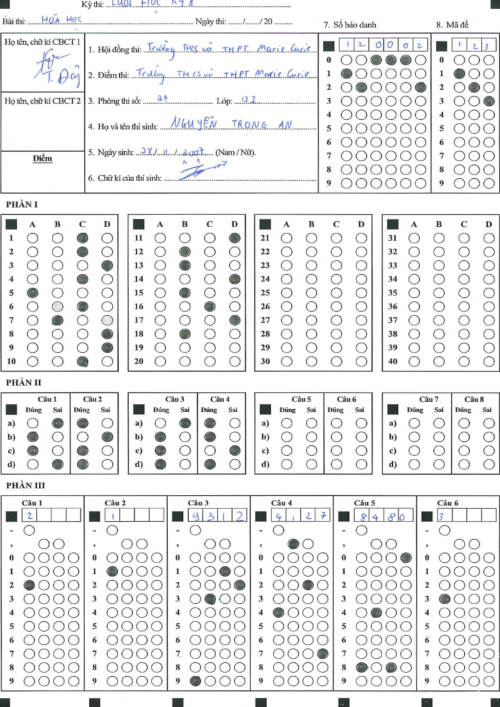
#> input picture python/test.jpg, 1000 x 1414 px (shown at 1/2 size)
$ python -i rotateandcrop.py   (imports and definitions only)
#> lines starting #> are read from the running program, lines starting #| are printed output that depends on the picture; after the words box and inside, x2 and y2 are one past the last pixel; in counts of white or black regions, pixels touching at a corner belong together
#> further down, picture is the input picture: shape (1414, 1000, 3); mean B, G, R 234.4, 234.1, 233.9
import cv2
import numpy as np
import json
import sys
from itertools import combinations
import matplotlib.pyplot as plt

def show_image(img, title="Image", max_width=1000):
    """Hiển thị ảnh với kích thước tối đa cho phép"""
    h, w = img.shape[:2]
    scale = min(max_width / w, 1.0)
    resized = cv2.resize(img, (int(w * scale), int(h * scale)))
    rgb = cv2.cvtColor(resized, cv2.COLOR_BGR2RGB)
    plt.figure(figsize=(8, 6))
    plt.imshow(rgb)
    plt.title(title)
    plt.axis("off")
    plt.show()

def preprocess_for_marker_detection(image):
    """
    Chuyển ảnh sang nhị phân để phát hiện marker.
    Sử dụng GaussianBlur và OTSU thresholding để tăng độ ổn định.
    """
    gray = cv2.cvtColor(image, cv2.COLOR_BGR2GRAY)
    blur = cv2.GaussianBlur(gray, (5, 5), 0)
    _, binary = cv2.threshold(blur, 0, 255, cv2.THRESH_BINARY_INV + cv2.THRESH_OTSU)
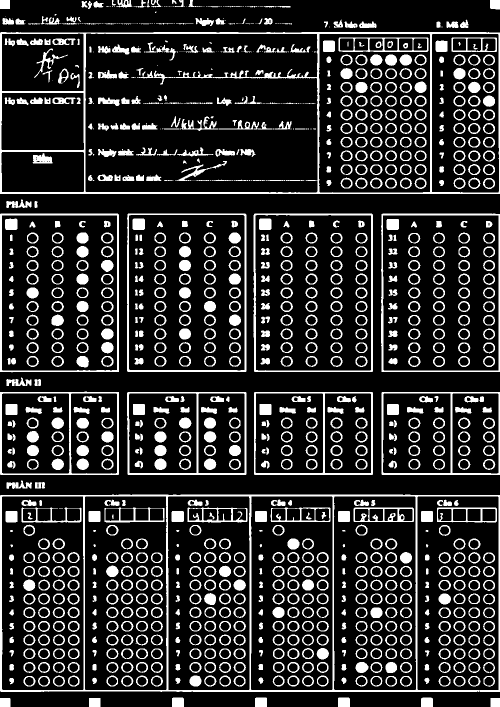
#> binary: shape (1414, 1000) (shown at 1/2 size); 17.7% white; 1137 white regions (131 under 20 px)
    return binary

def find_marker_candidates(binary_img, min_area=200, max_area=3000):
    """
    Tìm các contour có hình dạng gần giống hình vuông (4 đỉnh và convex)
    với diện tích nằm trong [min_area, max_area].
    """
#> called with min_area = 200, max_area = 3000
    contours, _ = cv2.findContours(binary_img, cv2.RETR_EXTERNAL, cv2.CHAIN_APPROX_SIMPLE)
#> contours = 125 contours, 71 with area under 20; largest, box (x1, y1, x2, y2) and area: (0, 989, 1000, 1384) 392894, (0, 64, 1000, 388) 322245, (254, 427, 493, 744) 75153, (507, 427, 746, 744) 75080, (0, 427, 238, 745) 74892
    candidates = []
    for cnt in contours:
        area = cv2.contourArea(cnt)
        if area < min_area or area > max_area:
            continue
        peri = cv2.arcLength(cnt, True)
        # Điều chỉnh khoảng sai số nếu cần
        approx = cv2.approxPolyDP(cnt, 0.05 * peri, True)
        if len(approx) == 4 and cv2.isContourConvex(approx):
            candidates.append(approx)
#> this loop made 125 passes
#> area on passes 8, 9, 11, 12, 13, 14, 15, 17, 18, 19, 20, 21: 392894, 184.5, 38939, 39103, 39160.5, 39109, 140, 74657, 75080.5, 75153, 74891.5, 58
#> (area, peri, approx) on passes 1 to 6: (306, 70, [[981, 1396], [981, 1413], [999, 1413], [999, 1396]]), (374, 78, [[178, 1396], [178, 1413], [200, 1413], [200, 1396]]), (339.5, 73.41, [[0, 1396], [0, 1413], [20, 1413], [19, 1396]]), (408, 79.66, [[842, 1397], [842, 1413], [865, 1413], [864, 1396]]), (411.5, 80.24, [[676, 1396], [676, 1413], [699, 1413], [697, 1395]]), (412, 80.83, [[510, 1396], [510, 1413], [533, 1413], [532, 1395]])
#> after the loop, candidates = 9 contours; largest, box (x1, y1, x2, y2) and area: (510, 1395, 534, 1414) 394, (676, 1395, 700, 1414) 386, (344, 1395, 368, 1414) 386, (178, 1396, 201, 1414) 374, (842, 1396, 866, 1414) 372
    return candidates

def extract_marker_centers(candidates):
    """Lấy tâm (x,y) của các contour candidate"""
    centers = []
    for cnt in candidates:
        M = cv2.moments(cnt)
        if M["m00"] == 0:
            continue
        cx = int(M["m10"] / M["m00"])
        cy = int(M["m01"] / M["m00"])
        centers.append((cx, cy))
    return centers

def sort_corners(corner_points):
    """
    Sắp xếp 4 điểm theo thứ tự:
      - Top-left, top-right, bottom-right, bottom-left.
    Giải thuật: dựa trên tổng tọa độ và hiệu tọa độ.
    """
    pts = np.array(corner_points, dtype="float32")
    s = pts.sum(axis=1)
    diff = np.diff(pts, axis=1)

    ordered = np.zeros((4, 2), dtype="float32")
    ordered[0] = pts[np.argmin(s)]        # Top-left có tổng nhỏ nhất
    ordered[2] = pts[np.argmax(s)]        # Bottom-right có tổng lớn nhất
    ordered[1] = pts[np.argmin(diff)]     # Top-right có hiệu nhỏ nhất
    ordered[3] = pts[np.argmax(diff)]     # Bottom-left có hiệu lớn nhất
    return ordered

def warp_from_corners(image, corners, output_size=(1000, 1500)):
    """
    Áp dụng phép biến đổi phối cảnh dựa trên 4 góc đã sắp xếp.
    output_size: kích thước ảnh đầu ra (width, height)
    """
    dst = np.array([
        [0, 0],
        [output_size[0]-1, 0],
        [output_size[0]-1, output_size[1]-1],
        [0, output_size[1]-1]
    ], dtype="float32")
    matrix = cv2.getPerspectiveTransform(corners, dst)
    warped = cv2.warpPerspective(image, matrix, output_size)
    return warped

def cropAndRotate(img, output_path):
    # Đọc ảnh
    if img is None:
        print(json.dumps({"error": "Không đọc được ảnh từ đường dẫn"}))
        return

    # Tạo bản nhị phân để phát hiện marker
    binary_img = preprocess_for_marker_detection(img)

    # Tìm các candidate marker
    candidates = find_marker_candidates(binary_img)

    # Debug: hiển thị các candidate marker
    debug_img = img.copy()
    for approx in candidates:
        cv2.drawContours(debug_img, [approx], -1, (0, 255, 0), 2)
#> this loop made 9 passes
#> approx on passes 1 to 9: [[981, 1396], [981, 1413], [999, 1413], [999, 1396]], [[178, 1396], [178, 1413], [200, 1413], [200, 1396]], [[0, 1396], [0, 1413], [20, 1413], [19, 1396]], [[842, 1397], [842, 1413], [865, 1413], [864, 1396]], [[676, 1396], [676, 1413], [699, 1413], [697, 1395]], [[510, 1396], [510, 1413], [533, 1413], [532, 1395]], [[344, 1396], [344, 1413], [367, 1413], [365, 1395]], [[980, 0], [981, 17], [999, 18], [999, 0]], [[0, 0], [0, 17], [19, 17], [19, 0]]
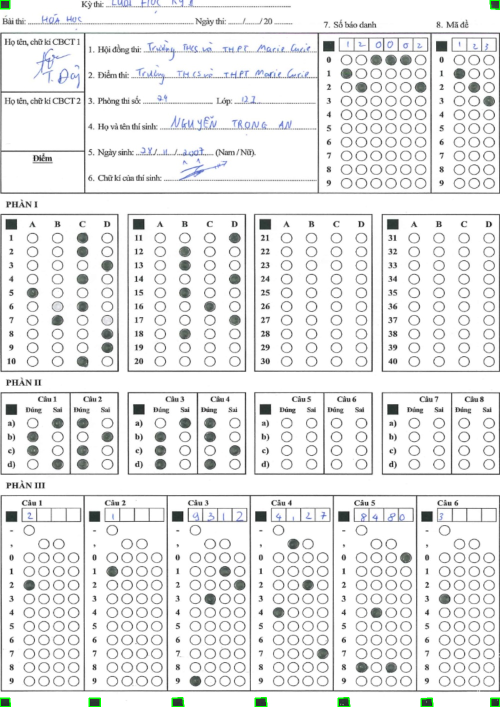
#> debug_img: shape (1414, 1000, 3) (shown at 1/2 size); 0.12% of pixels changed, all inside (x1, y1, x2, y2) = (0, 0, 1000, 1414)
    # Uncomment dòng dưới để xem ảnh debug (nếu chạy môi trường hỗ trợ hiển thị)
    # show_image(debug_img, "Detected Marker Candidates")

    # Lấy tâm của các marker
    centers = extract_marker_centers(candidates)
#> the loop in extract_marker_centers, `for cnt in candidates:` made 9 passes
#> (cnt, cx, cy) on passes 1 to 9: ([[981, 1396], [981, 1413], [999, 1413], [999, 1396]], 990, 1404), ([[178, 1396], [178, 1413], [200, 1413], [200, 1396]], 189, 1404), ([[0, 1396], [0, 1413], [20, 1413], [19, 1396]], 9, 1404), ([[842, 1397], [842, 1413], [865, 1413], [864, 1396]], 853, 1404), ([[676, 1396], [676, 1413], [699, 1413], [697, 1395]], 687, 1404), ([[510, 1396], [510, 1413], [533, 1413], [532, 1395]], 521, 1404), ([[344, 1396], [344, 1413], [367, 1413], [365, 1395]], 355, 1404), ([[980, 0], [981, 17], [999, 18], [999, 0]], 989, 8), ([[0, 0], [0, 17], [19, 17], [19, 0]], 9, 8)
#> after the loop in extract_marker_centers, `for cnt in candidates:`: centers = [(990, 1404), (189, 1404), (9, 1404), (853, 1404), (687, 1404), (521, 1404), (355, 1404), (989, 8), (9, 8)]

    # Nếu số lượng marker phát hiện không đủ, thông báo lỗi
    if len(centers) < 4:
        print(json.dumps({"error": f"Không tìm đủ marker. (Tìm được: {len(centers)})"}))
        return

    # Lọc ra 4 marker ở 4 góc bằng cách chọn nhóm 4 điểm có tổng khoảng cách cặp điểm lớn nhất
    max_dist = 0
    best_combo = None
    for combo in combinations(centers, 4):
        dist = sum(np.linalg.norm(np.array(p1) - np.array(p2)) for p1, p2 in combinations(combo, 2))
        if dist > max_dist:
            max_dist = dist
            best_combo = combo
#> this loop made 126 passes
#> (dist, max_dist, best_combo) on passes 1, 5, 21, 36: (3607, 3607, ((990, 1404), (189, 1404), (9, 1404), (853, 1404))), (6672.6, 6672.6, ((990, 1404), (189, 1404), (9, 1404), (989, 8))), (7899.8, 7899.8, ((990, 1404), (189, 1404), (989, 8), (9, 8))), (8164.9, 8164.9, ((990, 1404), (9, 1404), (989, 8), (9, 8)))
#> (combo, dist) on passes 2, 3, 4, 6, 7, 8: (((990, 1404), (189, 1404), (9, 1404), (687, 1404)), 3441), (((990, 1404), (189, 1404), (9, 1404), (521, 1404)), 3275), (((990, 1404), (189, 1404), (9, 1404), (355, 1404)), 3109), (((990, 1404), (189, 1404), (9, 1404), (9, 8)), 6471.8), (((990, 1404), (189, 1404), (853, 1404), (687, 1404)), 2569), (((990, 1404), (189, 1404), (853, 1404), (521, 1404)), 2735)
#> after the loop, max_dist = 8164.9

    if best_combo is None:
        print(json.dumps({"error": "Không lọc được 4 marker ổn định"}))
        return

    # Sắp xếp lại 4 góc theo thứ tự chuẩn: top-left, top-right, bottom-right, bottom-left
    ordered_corners = sort_corners(best_combo)
#> in sort_corners, `pts = np.array(corner_points, dtype="float32")`: pts = [[990, 1404], [9, 1404], [989, 8], [9, 8]]
#> in sort_corners, `s = pts.sum(axis=1)`: s = [2394, 1413, 997, 17]
#> in sort_corners, `diff = np.diff(pts, axis=1)`: diff = [414, 1395, -981, -1]
#> ordered_corners = [[9, 8], [989, 8], [990, 1404], [9, 1404]]

    # Debug: hiển thị vị trí 4 marker đã sắp xếp
    debug_markers = img.copy()
    for idx, (x, y) in enumerate(ordered_corners):
        cv2.circle(debug_markers, (int(x), int(y)), 8, (0, 0, 255), -1)
        cv2.putText(debug_markers, f"{idx}", (int(x)+10, int(y)+10),
                    cv2.FONT_HERSHEY_SIMPLEX, 1, (255, 0, 0), 2)
#> this loop made 4 passes
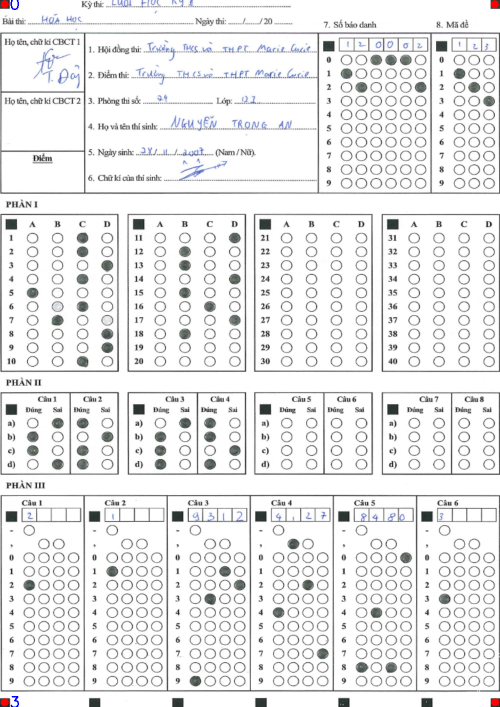
#> debug_markers: shape (1414, 1000, 3) (shown at 1/2 size); 0.08% of pixels changed, all inside (x1, y1, x2, y2) = (1, 0, 999, 1414)
    # show_image(debug_markers, "Ordered Marker Corners")

    # Áp dụng warp perspective để căn chỉnh ảnh
    warped = warp_from_corners(img, ordered_corners)
#> in warp_from_corners, `matrix = cv2.getPerspectiveTransform(corners, dst)`: matrix = [[1.02, -9.55e-19, -9.17], [-8.75e-17, 1.07, -8.6], [-2.43e-20, 7.31e-07, 1]]
#> in warp_from_corners, `warped = cv2.warpPerspective(image, matrix, output_size)`:
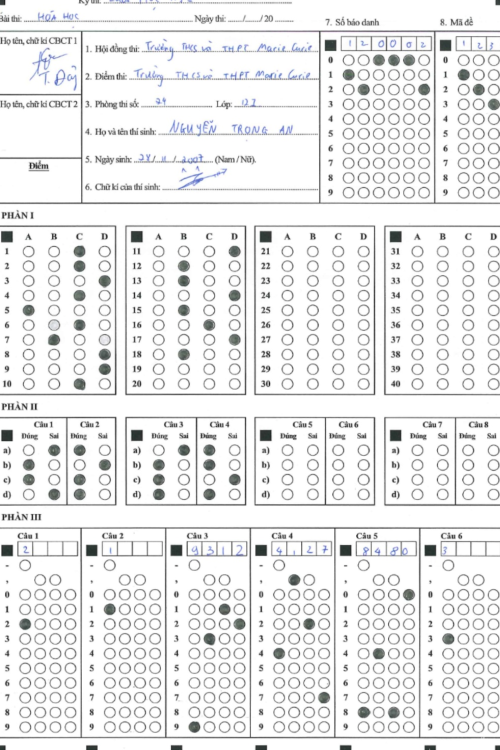
#> warped: shape (1500, 1000, 3) (shown at 1/2 size); mean B, G, R 234.9, 234.6, 234.3

    # Lưu ảnh đã căn chỉnh
    cv2.imwrite(output_path, warped)
    # print(json.dumps({"status": "ok", "aligned": output_path}))

# [7 lines not run here, left out]

>>> import cv2
>>> picture = cv2.imread('test.jpg')
>>> result = cropAndRotate(picture, 'out.png')
